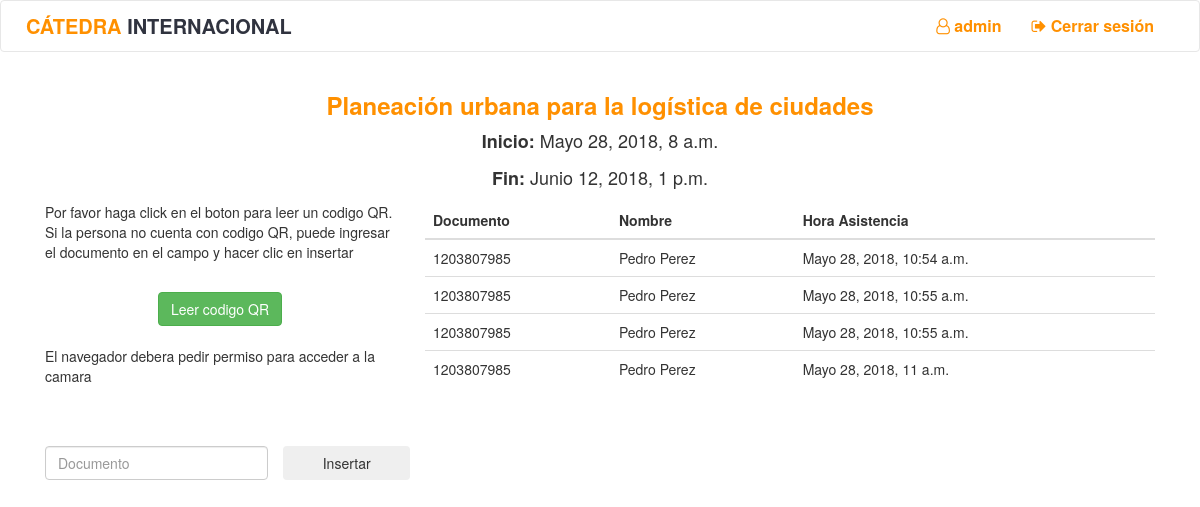
The app's page /clase/1/1/ (signed in), older data.
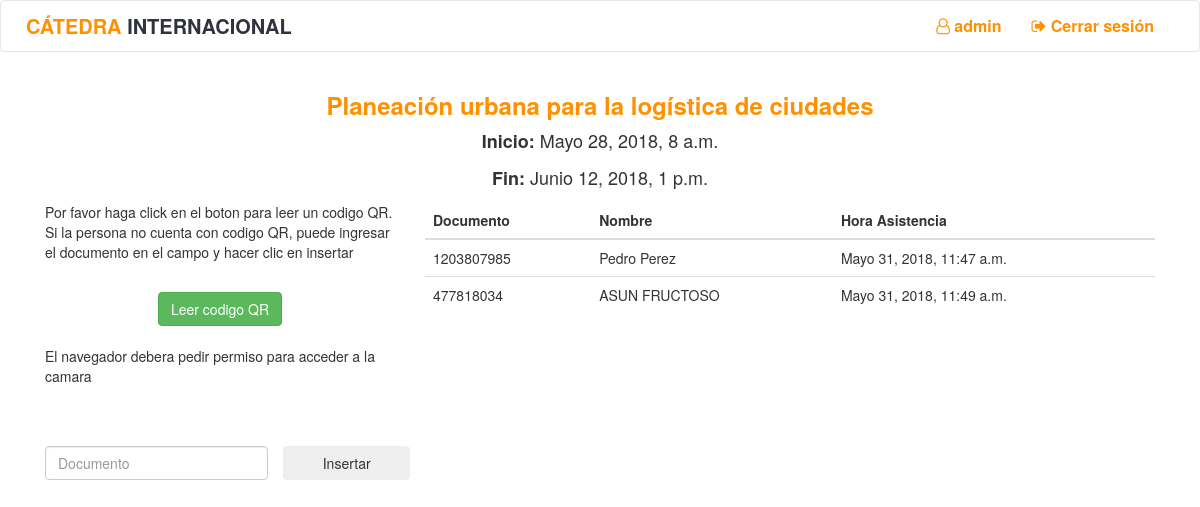
The same page, newer data.
### qr/models.py (models this page shows, shortened)
class Curso(models.Model):
    identificador = models.IntegerField(default=0000, null=False)
    nombre = models.CharField(max_length=300)
    clases = models.ManyToManyField(Clase)
    monitores = models.ManyToManyField(User)

class Clase(models.Model):
    inicio = models.DateTimeField(default=datetime.now)
    fin = models.DateTimeField(default=datetime.now)

class Asistencia(models.Model):
    curso = models.ForeignKey(Curso, on_delete=models.CASCADE)
    estudiante = models.ForeignKey(Estudiante, on_delete=models.CASCADE)
    monitor = models.ForeignKey(User, on_delete=models.CASCADE)
    fecha = models.DateTimeField(default=datetime.now)

class Estudiante(models.Model):
    identificacion = models.CharField(max_length=20)
    tipo_documento = models.CharField(max_length=30, choices=DOCUMENTOS)
    nombre = models.CharField(max_length=200)
    correo = models.CharField(max_length=100)
    cursos = models.ManyToManyField(Curso)

### qr/views.py (the view)
# urls.py: url(r"^clase/(?P<id_curso>[0-9]+)/(?P<id_clase>[0-9]+)/$", views.clase, name="clase"),
def clase(request,id_curso, id_clase):
    if not request.user.is_authenticated():
        return redirect('qr:login')
    curso = get_object_or_404(Curso, pk=id_curso)
    clase = get_object_or_404(Clase, pk=id_clase)
    monitor = get_object_or_404(User, pk=request.user.id)
    asistencias = Asistencia.objects.filter(Q(fecha__gt=clase.inicio) & Q(fecha__lt=clase.fin) & Q(curso=curso))
    currentDate = datetime.now() - timedelta(hours=5)
    formato_local = "%d de %B del %Y a las %I:%M"
    if request.user.is_authenticated():
        if request.method == "POST":
            qr_text = request.body.decode("utf-8").split("?")
            estudiante = get_object_or_404(Estudiante, identificacion=qr_text[0])
            response = {}
            if len(Asistencia.objects.filter(Q(fecha__gt=clase.inicio) & Q(fecha__lt=clase.fin) & Q(curso=curso) & Q(estudiante=estudiante)))>0:
                response["status"] = -201
                response["message"] = "La persona ya tiene una asistencia creada"
                print("Asistencia rechazada: la persona tiene asistencia")
            elif curso in estudiante.cursos.all() and curso.identificador == int(qr_text[1]) and monitor in curso.monitores.all():
                asistencia = Asistencia.objects.create(curso=curso, estudiante=estudiante, monitor=monitor, fecha=datetime.now(tz=timezone.utc))
                response["status"] = 200
                response["message"] = "Asistencia tomada con exito"
                response["asistencia"] = {"nombre": asistencia.estudiante.nombre, "documento": asistencia.estudiante.identificacion}
                response["fecha"] = currentDate.strftime(formato_local)
                print("Asistencia tomada")
            else:
                response["status"] = -200
                response["message"] = "No se puede tomar la asistencia al estudiante"
                print("Error al tomar asistencia")
            return HttpResponse(JsonResponse(response))
    context = {
        "clase": clase,
        "curso": curso,
        "active": clase.inicio <= datetime.now(tz=timezone.utc) and clase.fin > datetime.now(tz=timezone.utc),
        "asistencias":asistencias
    }
    return render(request, "qr/clase.html", context)

### templates/qr/clase.html (shortened to what this page needs)
{% extends 'qr/base.html' %}
{% load staticfiles %}
{% block head %}
    <link rel='stylesheet' href="{% static "qr/css/qr.css" %}" />
    <link rel='stylesheet' href="{% static "qr/css/clase.css" %}" />
{% endblock %}
{% block body %}
    <div class="container" ng-app="Scanner" ng-controller="scan-controller">
        <div class="row center">
            <h3><b><a class="yellow" href="{% url 'qr:curso' curso.id %}">{{ curso.nombre }}</a></b></h3>
            <p class="center hora"><b>Inicio:</b> {{ clase.inicio }}</p>
            <p class="center hora"><b>Fin:</b> {{ clase.fin }}</p>
        </div>
        <div clas="row">
            {% if active %}
            <div class="col-sm-4">
                <p>Por favor haga click en el boton para leer un codigo QR. Si la persona no cuenta con codigo QR, puede ingresar el documento en el campo y hacer clic en insertar</p>
                <br>
                <div class="center">
                    <button class="btn btn-success" ng-click="start()">
                        Leer codigo QR
                    </button>
                </div>
                <br>
                <p ng-hide="cameraRequested">El navegador debera pedir permiso para acceder a la camara</p>
                <br>
                <br>
                <div class="row">
                    <div class="col-xs-8">
                        <input ng-model="identificacion" class="form-control" type="text" name="fname" placeholder="Documento">
                    </div>
                    <input  class="btn col-xs-4 " type="submit" value="Insertar" ng-click="asistenciaManual({{ curso.identificador }})">
                </div>
            </div>
            <div class="col-sm-8">
            {% else %}
            <div class="col-sm-12">
            {% endif %}
                <table class="table">
                  <thead class="thead-light">
                    <tr>
                      <th scope="col">Documento</th>
                      <th scope="col">Nombre</th>
                      <th scope="col">Hora Asistencia</th>
                    </tr>
                  </thead>
                  <tbody>
                    {%  for asistencia in asistencias %}
                        <tr>
                          <td>{{ asistencia.estudiante.identificacion }}</td>
                          <td>{{ asistencia.estudiante.nombre }}</td>
                          <td>{{ asistencia.fecha }}</td>
                        </tr>
                    {% endfor %}
                  </tbody>
                </table>
            </div>
        </div>
    </div>
{% endblock %}

### templates/qr/base.html (shortened to what this page needs)
<!DOCTYPE html>
<html>
    {% load staticfiles %}
    <head>
        <link rel="stylesheet" href="https://maxcdn.bootstrapcdn.com/bootstrap/3.3.7/css/bootstrap.min.css">
        <link rel="stylesheet" href="https://maxcdn.bootstrapcdn.com/font-awesome/4.7.0/css/font-awesome.min.css">
        <link rel="stylesheet" href="{% static "qr/css/qr.css" %}">
        {% block head %}{% endblock %}
    </head>
    <body>
        {% if user.is_authenticated %}
        <header class="page-row">
            <nav class="navbar navbar-default">
              <div class="container-fluid">
                <div class="navbar-header">
                    <a class="li_nav" href="{% url 'qr:home' %}">
                        <span class="nav-title">CÁTEDRA <span class="text-gray">INTERNACIONAL</span></span>
                    </a>
                </div>
                <div class="collapse navbar-collapse" id="bs-example-navbar-collapse-1">
                  <ul class="nav navbar-nav right-nav">
                    <li id="li-username">
                        <a class="li_nav" href="#">
                            <i class="fa fa-user-o" aria-hidden="true"></i> {{ user.username }}
                        </a>
                    </li>
                    {% if user.is_authenticated %}
                        <li>
                            <a class="li_nav" href="{% url 'qr:logout' %}"><i class="fa fa-sign-out" aria-hidden="true"></i> Cerrar sesión</a>
                        </li>
                    {% else %}
                        <li>
                            <a class="li_nav" href="{% url 'qr:login' %}"><i class="fa fa-sign-in" aria-hidden="true"></i> Iniciar sesión</a>
                        </li>
                    {% endif %}
                  </ul>
                </div>
              </div>
            </nav>
        </header>
        {% endif %}
        <main class="page-row page-row-expanded">
            {% block body %}{% endblock %}
        </main>
    </body>
</html>

### qr/static/qr/css/qr.css (style rules this page uses)
body { background-color: #ffffff; }
h4,h1,h2,h3,h5, .yellow { color: #FF9000; }
.center { text-align: center; }
#li-username { line-height: 50px; color: #777777; }
.navbar { background-color: #ffffff; color: #FF9000; }
.li_nav { color: #FF9000 !important; font-size: 16px; }
.nav-title { line-height: 50px; color: #FF9000; font-weight: bold; margin-left: 10px; font-size: 20px ; }
a { color: #30333F; font-weight: bold; }
.text-gray { color: #30333F; }
@media (min-width: 768px) { .right-nav { float: right; } }

### qr/static/qr/css/clase.css (style rules this page uses)
.hora { font-size: 18px; }

Row changes from the older to the newer data that the page shows:
removed Asistencia: estudiante.identificacion "1203807985", estudiante.nombre "Pedro Perez", fecha "Mayo 28, 2018, 10:54 a.m."
removed Asistencia: estudiante.identificacion "1203807985", estudiante.nombre "Pedro Perez", fecha "Mayo 28, 2018, 10:55 a.m."
removed Asistencia: estudiante.identificacion "1203807985", estudiante.nombre "Pedro Perez", fecha "Mayo 28, 2018, 10:55 a.m."
removed Asistencia: estudiante.identificacion "1203807985", estudiante.nombre "Pedro Perez", fecha "Mayo 28, 2018, 11 a.m."
added Asistencia: estudiante.identificacion "1203807985", estudiante.nombre "Pedro Perez", fecha "Mayo 31, 2018, 11:47 a.m."
added Asistencia: estudiante.identificacion "477818034", estudiante.nombre "ASUN FRUCTOSO", fecha "Mayo 31, 2018, 11:49 a.m."
